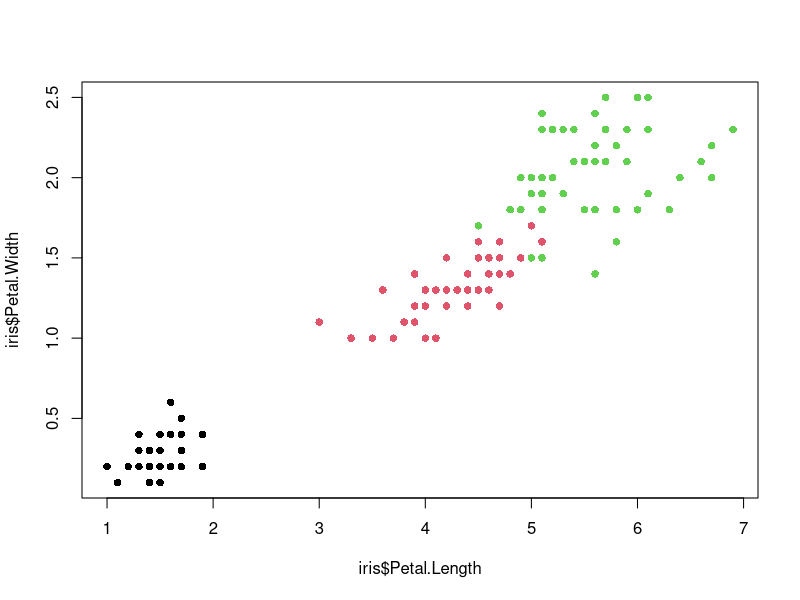
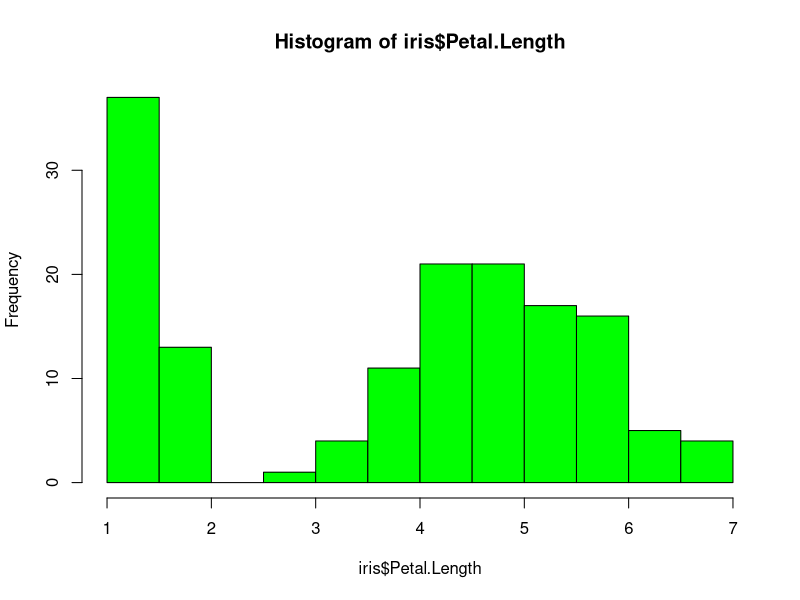

Source code (R) for these figures, in order:
## ---- chunk 1
knitr::opts_chunk$set(echo = TRUE)
## ---- chunk 2
iris = read.csv("iris.csv")
iris$Species = factor(iris$Species)
head(iris)
## ---- chunk 3
cor(iris$Petal.Length, iris$Petal.Width)
## ---- chunk 4
plot(iris$Petal.Length, iris$Petal.Width, 
     pch = 16, col = iris$Species)
## ---- chunk 5
hist(iris$Petal.Length, col = "green")
